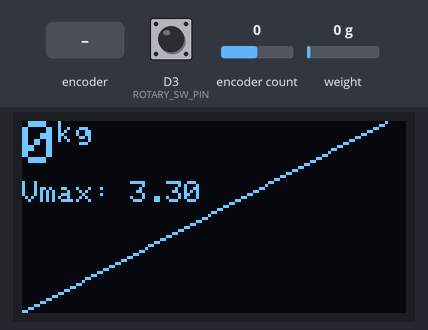
Bench run of a sketch on a simulated Arduino MKR. Shown: 128×64 one-colour display. The test bench sets the inputs (shaded band); at power-on: encoder count 0, weight on the scale 0 g, D3 (ROTARY_SW_PIN) HIGH. What the sketch prints to the serial monitor is not drawn.

Above: at 1.2 s.
1.3 s: rotary encoder on D3 (ROTARY_SW_PIN) / D7 (DT_PIN) turned 3 steps (first pin leading)
At 1.75 s:
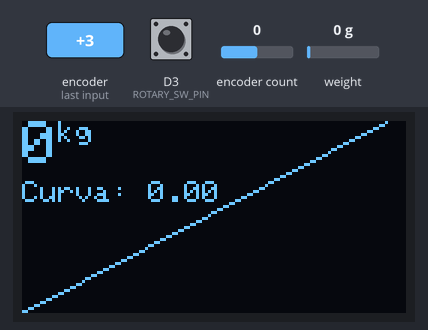
3.4 s: encoder count set to -1
At 4.8 s:
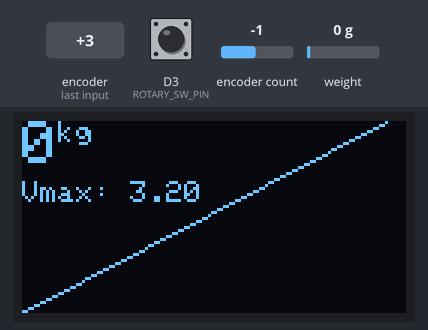
5.1 s: weight on the scale set to 1250 g
At 6.4 s:
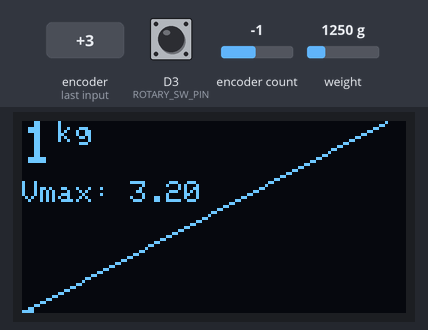
6.7 s: encoder count set to 0
8.3 s: weight on the scale set to 2500 g
At 9.1 s:
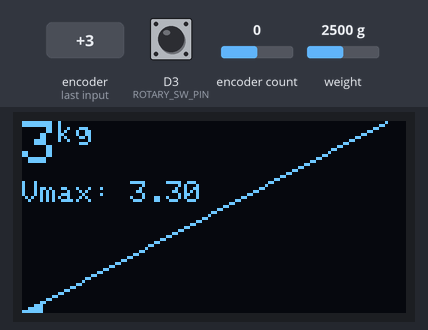
9.9 s: rotary encoder on D3 (ROTARY_SW_PIN) / D7 (DT_PIN) turned 3 steps (first pin leading)
At 10.36 s:
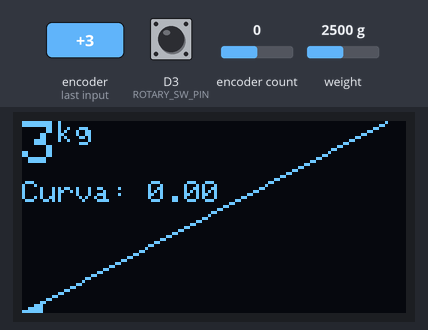
Timing chart, 0 to 12.9 s (numbered marks = the images above; inputs shaded):
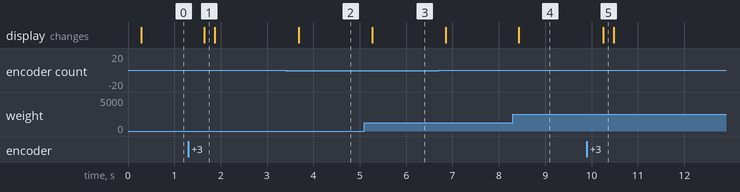

The sketch:

G29BS_V2_000.ino
```cpp
#include <Wire.h>
#include <Adafruit_MCP4725.h>
#include <HX711.h>
#include <Adafruit_GFX.h>
#include <Adafruit_SSD1306.h>
#include <Encoder.h>
#include <FlashStorage.h> // Substituição da EEPROM

// Definições dos pinos
#define DT_PIN 7
#define SCK_PIN 6
#define ROTARY_CLK_PIN 1
#define ROTARY_DT_PIN 2
#define ROTARY_SW_PIN 3
#define OLED_RESET -1

// Objetos para os periféricos
HX711 scale;
Adafruit_MCP4725 dac;
Adafruit_SSD1306 display(128, 64, &Wire, OLED_RESET);
Encoder rotaryEncoder(ROTARY_CLK_PIN, ROTARY_DT_PIN);

// Estrutura para armazenar configurações
struct Config {
  float maxVoltage;
  float curveFactor;
};
FlashStorage(flashConfig, Config); // Aloca espaço na flash

// Configuração inicial
float maxVoltage = 3.3;           // Tensão máxima inicial
float curveFactor = 0.0;          // Fator de curva inicial
int lastEncoderPosition = 0;
bool buttonPressed = false;
bool isAdjustingVmax = true;      // Alterna entre ajustar `Vmax` e `Curva`

// Configuração do HX711
const float CALIBRATION_FACTOR = -44.765419; // Fator de calibração
const long OFFSET = 1877599;                 // Offset para zero
float pressure = 0;                          // Pressão medida em kg

// Dados do gráfico
const int GRAPH_WIDTH = 122;      // Largura do gráfico
const int GRAPH_HEIGHT = 64;      // Altura do gráfico
const float MIN_VOLTAGE = 1.47;   // Tensão mínima fixa para o MCP4725

float previousPressure = 0;       // Última pressão registrada para comparação

void setup() {
  Serial.begin(115200);
  Serial.println("Iniciando sistema...");

  // Inicializa HX711
  scale.begin(DT_PIN, SCK_PIN);
  scale.set_offset(OFFSET);
  scale.set_scale(CALIBRATION_FACTOR);

  // Inicializa DAC MCP4725
  dac.begin(0x60);

  // Inicializa display OLED
  display.begin(SSD1306_SWITCHCAPVCC, 0x3C);
  display.clearDisplay();
  display.setTextSize(1);
  display.setTextColor(WHITE);
  display.display();

  // Configura botão do encoder
  pinMode(ROTARY_SW_PIN, INPUT_PULLUP);

  // Carrega configurações da flash
  loadSettings();

  Serial.println("Sistema inicializado com sucesso!");
}

void loop() {
  static unsigned long lastDisplayUpdate = 0;

  // Leitura do estado do botão do encoder
  bool currentButtonPressed = digitalRead(ROTARY_SW_PIN) == LOW;
  if (currentButtonPressed && !buttonPressed) {
    isAdjustingVmax = !isAdjustingVmax; // Alterna entre ajustar Vmax e Curva
    Serial.println(isAdjustingVmax ? "Ajustando Vmax" : "Ajustando Curva");
    saveSettings(); // Salva as configurações na flash
  }
  buttonPressed = currentButtonPressed;

  // Leitura do encoder rotativo
  int newEncoderPosition = rotaryEncoder.read() / 2; // Divide por 2 para maior controle
  if (newEncoderPosition != lastEncoderPosition) {
    int delta = newEncoderPosition - lastEncoderPosition;

    if (isAdjustingVmax) {
      // Ajusta o Vmax
      maxVoltage += delta * 0.05; // Incrementa ou decrementa em passos de 0.05
      maxVoltage = constrain(maxVoltage, 2.5, 3.3);
      Serial.print("Vmax ajustado para: ");
      Serial.println(maxVoltage, 2);
    } else {
      // Ajusta o fator de curva
      curveFactor += delta * 0.01; // Incrementa ou decrementa em passos de 0.01
      curveFactor = constrain(curveFactor, -1.0, 1.0);
      Serial.print("Curva ajustada para: ");
      Serial.println(curveFactor, 2);
    }

    lastEncoderPosition = newEncoderPosition;
  }

  // Leitura da pressão do pedal
  if (scale.is_ready()) {
    pressure = scale.get_units() / 1000.0; // Converte para kg
    pressure = constrain(pressure, 0.0, 50.0); // Limita a pressão entre 0 e 50 kg
  }

  // Atualiza a saída do DAC
  updateDAC();

  // Atualiza o display OLED a cada 200 ms
  if (millis() - lastDisplayUpdate > 200) {
    lastDisplayUpdate = millis();
    updateDisplay();
  }
}

void updateDAC() {
  // Normaliza a pressão e aplica a curva de resposta
  float normalizedPressure = pressure / 50.0; // Pressão máxima de 50 kg
  normalizedPressure = constrain(normalizedPressure, 0.0, 1.0);

  float adjustedPressure;
  if (curveFactor > 0) {
    adjustedPressure = normalizedPressure * (1 + curveFactor);
  } else if (curveFactor < 0) {
    adjustedPressure = normalizedPressure / (1 - curveFactor);
  } else {
    adjustedPressure = normalizedPressure;
  }
  adjustedPressure = constrain(adjustedPressure, 0.0, 1.0);

  // Ajusta Vout com os novos limites
  float outputVoltage = MIN_VOLTAGE + (1.0 - adjustedPressure) * (maxVoltage - MIN_VOLTAGE);

  // Atualiza o DAC apenas se a pressão mudou significativamente
  if (abs(pressure - previousPressure) > 0.01) {
    uint16_t dacOutput = (uint16_t)((outputVoltage / 3.3) * 4095); // Conversão para 12 bits
    dac.setVoltage(dacOutput, false);
    previousPressure = pressure;
  }
}

void updateDisplay() {
  display.clearDisplay();

  // Desenha o gráfico primeiro (em todo o espaço da tela)
  drawGraph();

  // Exibe o valor de pressão no canto superior esquerdo
  display.setCursor(0, 0);
  display.setTextSize(2);
  display.setTextColor(WHITE, BLACK); // Texto branco com fundo preto para sobrepor o gráfico
  display.print(pressure, 0);
   display.setTextSize(1);
  display.print("kg");

  // Exibe o valor atual de configuração logo abaixo
  display.setTextSize(1);
  display.setCursor(0, 20);
  display.print(isAdjustingVmax ? "Vmax: " : "Curva: ");
  display.print(isAdjustingVmax ? maxVoltage : curveFactor, 2);

  // Atualiza o display
  display.display();
}

void drawGraph() {
  // O gráfico ocupa toda a área da tela
  display.fillRect(1, 0, GRAPH_WIDTH - 1, GRAPH_HEIGHT, BLACK);

  // Calcula a pressão normalizada (0 a 1)
  float normalizedPressure = pressure / 50.0;

  for (int x = 0; x < GRAPH_WIDTH; x++) {
    float rawPos = (float)x / GRAPH_WIDTH;
    float curveY;

    // Calcula o gráfico com base na curva ajustada
    if (curveFactor > 0) {
      curveY = rawPos * (1 + curveFactor);
    } else if (curveFactor < 0) {
      curveY = rawPos / (1 - curveFactor);
    } else {
      curveY = rawPos;
    }

    curveY = constrain(curveY, 0.0, 1.0);
    int y = constrain(GRAPH_HEIGHT - (curveY * GRAPH_HEIGHT), 0, GRAPH_HEIGHT - 1);

    // Desenha o gráfico
    display.drawPixel(x, y, WHITE);

    // Preenche até o nível de pressão atual
    if (rawPos <= normalizedPressure) {
      display.drawLine(x, GRAPH_HEIGHT - 1, x, y, WHITE);
    }
  }
}


void saveSettings() {
  Config config = {maxVoltage, curveFactor};
  flashConfig.write(config);
  Serial.println("Configurações salvas na memória flash.");
}

void loadSettings() {
  Config config = flashConfig.read();
  maxVoltage = config.maxVoltage;
  curveFactor = config.curveFactor;

  // Validação simples
  if (maxVoltage < 2.5 || maxVoltage > 3.3) {
    maxVoltage = 3.3;
  }
  if (curveFactor < -1.0 || curveFactor > 1.0) {
    curveFactor = 0.0;
  }

  Serial.print("Configurações carregadas: Vmax=");
  Serial.print(maxVoltage, 2);
  Serial.print("V, Curva=");
  Serial.println(curveFactor, 2);
}
```

Measured:
- after the input at 1.3 s, the display: changes after 0.34 s (image 1)
- after the input at 3.4 s, the display: changes after 0.28 s (image 2)
- after the input at 5.1 s, the display: changes after 0.17 s (image 3)
- after the input at 8.3 s, the display: changes after 0.13 s (image 4)
- after the input at 9.9 s, the display: changes after 0.35 s (image 5)
